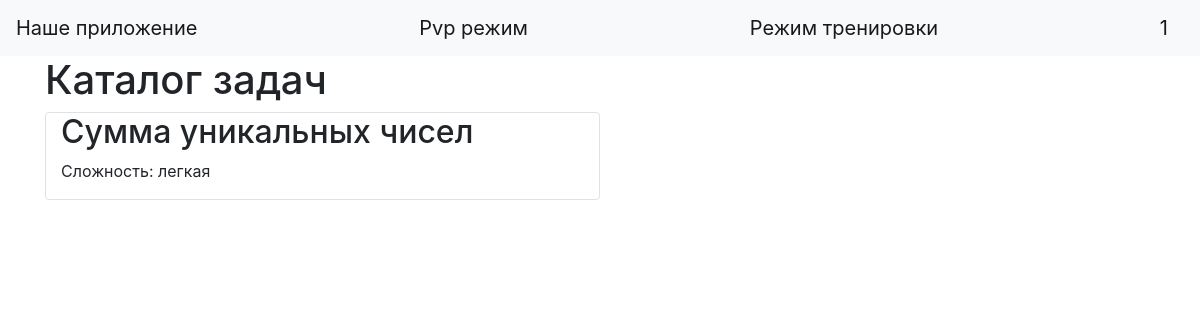
The page /tasks (signed in) on the database its author committed.
### data/users.py (models this page shows, shortened)
class User(SqlAlchemyBase, UserMixin):
    __tablename__ = 'users'
    id = sqlalchemy.Column(sqlalchemy.Integer,
                           primary_key=True, autoincrement=True)
    name = sqlalchemy.Column(sqlalchemy.String, nullable=True)
    about = sqlalchemy.Column(sqlalchemy.String, nullable=True)
    email = sqlalchemy.Column(sqlalchemy.String,
                              index=True, unique=True, nullable=True)
    hashed_password = sqlalchemy.Column(sqlalchemy.String, nullable=True)
    created_date = sqlalchemy.Column(sqlalchemy.DateTime,
                                     default=datetime.datetime.now)
    elo_rating = sqlalchemy.Column(sqlalchemy.Float, default=1000)
    submissions = orm.relationship("Submissions", back_populates="user")

### data/tasks.py (models this page shows)
class Tasks(SqlAlchemyBase):
    __tablename__ = 'tasks'
    id = sqlalchemy.Column(sqlalchemy.Integer,
                           primary_key=True, autoincrement=True)
    title = sqlalchemy.Column(sqlalchemy.Text, nullable=True)
    statement = sqlalchemy.Column(sqlalchemy.Text, nullable=True)
    input_format = sqlalchemy.Column(sqlalchemy.Text, nullable=True)
    output_format = sqlalchemy.Column(sqlalchemy.Text, nullable=True)
    memory_limit = sqlalchemy.Column(sqlalchemy.Integer, nullable=True)
    time_limit = sqlalchemy.Column(sqlalchemy.Integer, nullable=True)
    difficulty = sqlalchemy.Column(sqlalchemy.Text, nullable=True)
    created_at = sqlalchemy.Column(sqlalchemy.DateTime,
                                     default=datetime.datetime.now)
    task_tests = orm.relationship("TaskTest", back_populates='tasks')
    submissions = orm.relationship("Submissions", back_populates="tasks")

### main.py (the view)
@app.route('/tasks')
@login_required
def tasks_list():
    db_sess = db_session.create_session()
    tasks = db_sess.query(Tasks).all()
    return render_template('tasks.html', tasks=tasks)

### data/db_session.py (called while the page is built)
def create_session() -> Session:
    global __factory
    return __factory()

### main.py (called while the page is built)
@login_manager.user_loader
def load_user(user_id):
    db_sess = db_session.create_session()
    return db_sess.get(User, user_id)

### templates/tasks.html
{% extends "base.html" %}
{% block content %}
<h1>Каталог задач</h1>
{% if tasks %}
    {% for task in tasks %}
    <div class="col-md-6 border rounded" style="margin-bottom: 20px;">
        <h2>{{ task.title }}</h2>
        <p>Сложность: {{ task.difficulty or 'Не указана' }}</p>
    </div>
    {% endfor %}
{% else %}
    <p>Задачи отсутствуют.</p>
{% endif %}
{% endblock %}

### templates/base.html (shortened to what this page needs)
<!doctype html>
<html lang="en">
	<head>
		<link
			rel="stylesheet"
			href="https://stackpath.bootstrapcdn.com/bootstrap/4.4.1/css/bootstrap.min.css"
		/>
	</head>
	<body>
		<header>
			<nav class="navbar navbar-light bg-light">
				<a class="navbar-brand" href="/">Наше приложение</a>
				{% if current_user.is_authenticated %}
                <a class="navbar-brand" href="/pvp">Pvp режим</a>
                <a class="navbar-brand" href="/training">Режим тренировки</a>
				<a class="navbar-brand" href="/logout">{{ current_user.name }}</a>
				{% else %}
				<p>
					<a class="btn btn-primary" href="/register">Зарегистрироваться</a>
					<a class="btn btn-success" href="/login">Войти</a>
				</p>
				{% endif %}
			</nav>
		</header>
		<main role="main" class="container">{% block content %}{% endblock %}</main>
	</body>
</html>

### rows shown on the page
User: name "1"
Tasks: title "Сумма уникальных чисел", difficulty "легкая"
